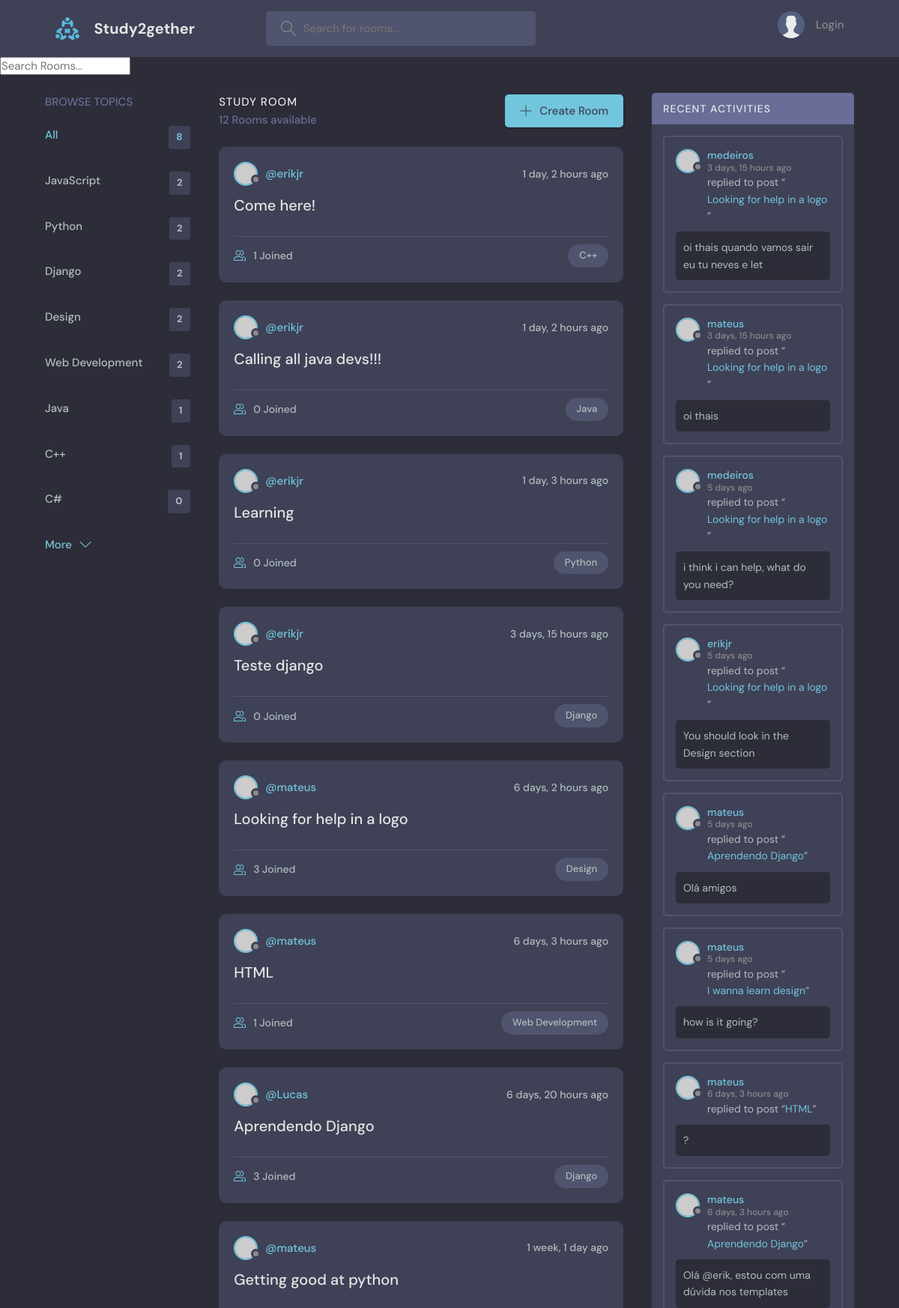
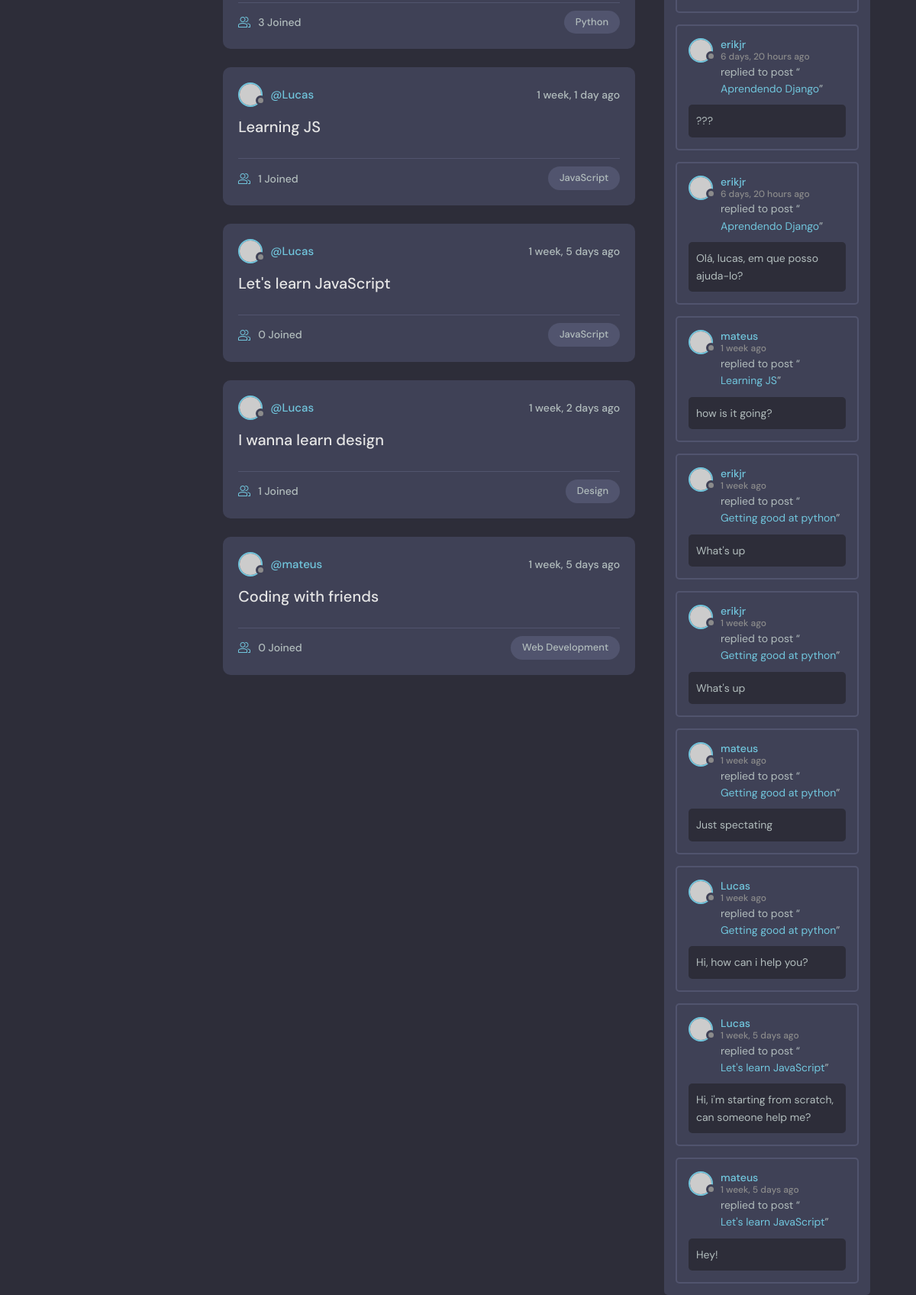
The page / on the database its author committed (2 pictures, top to bottom).
### base/models.py (models this page shows, shortened)
class Topic(models.Model):
    name = models.CharField(max_length=200)

class Room(models.Model):
    host = models.ForeignKey(User, on_delete=models.SET_NULL, null=True)
    topic = models.ForeignKey(Topic, on_delete=models.SET_NULL, null=True)
    name = models.CharField(max_length=200)
    description = models.TextField(null=True, blank=True)
    participants = models.ManyToManyField(User, related_name='participants', blank=True)
    updated = models.DateTimeField(auto_now=True)
    created = models.DateTimeField(auto_now_add=True)
    class Meta:
        ordering = ['-updated', '-created']
    def __str__(self):
        return self.name

class Message(models.Model):
    user = models.ForeignKey(User, on_delete=models.CASCADE)
    room = models.ForeignKey(Room, on_delete=models.CASCADE)
    body = models.TextField()
    updated = models.DateTimeField(auto_now=True)
    created = models.DateTimeField(auto_now_add=True)
    class Meta:
        ordering = ['-updated', '-created']

### base/views.py (the view)
# urls.py: path('', home, name='home'),
def home(request):
    q = request.GET.get('q') if request.GET.get('q') is not None else ''
    rooms = Room.objects.filter(
        Q(topic__name__icontains=q) |
        Q(name__icontains=q) |
        Q(description__icontains=q)
        )
    topics = Topic.objects.all()
    room_count = rooms.count()
    room_messages = Message.objects.filter(Q(room__topic__name__icontains=q))
    context = {'rooms':rooms, 'topics':topics, 'room_count':room_count,
               'room_messages':room_messages}
    return render(request, 'base/home.html', context)

### base/templates/base/home.html (shortened to what this page needs)
{% extends 'base.html' %}
{% block content %}
    <main class="layout layout--3">
      <div class="container">
        {% include 'base/topics_component.html' %}
        <div class="roomList">
          <div class="roomList__header">
            <div>
              <h2>Study Room</h2>
              <p>{{room_count}} Rooms available</p>
            </div>
            <a class="btn btn--main" href="{% url 'create_room' %}">
              <svg version="1.1" xmlns="http://www.w3.org/2000/svg" width="32" height="32" viewBox="0 0 32 32">
                <title>add</title>
                <path
                  d="M16.943 0.943h-1.885v14.115h-14.115v1.885h14.115v14.115h1.885v-14.115h14.115v-1.885h-14.115v-14.115z"
                ></path>
              </svg>
              Create Room
            </a>
          </div>
          {% include 'base/feed_component.html' %}
        </div>
        {% include 'base/activity_component.html' %}
      </div>
    </main>
{% endblock %}

### base/templates/base/topics_component.html
        <div class="topics">
          <div class="topics__header">
            <h2>Browse Topics</h2>
          </div>
          <ul class="topics__list">
            <li>
              <a href="{% url 'home' %}" class="active">All <span>{{ topics.count }}</span></a>
            </li>
              {% for topic in topics %}
            <li>
              <a href="{% url 'home' %}?q={{ topic.name }}">{{ topic.name }} <span>{{ topic.room_set.all.count }}</span></a>
            </li>
            {% endfor %}
          </ul>
          <a class="btn btn--link" href="topics.html">
            More
            <svg version="1.1" xmlns="http://www.w3.org/2000/svg" width="32" height="32" viewBox="0 0 32 32">
              <title>chevron-down</title>
              <path d="M16 21l-13-13h-3l16 16 16-16h-3l-13 13z"></path>
            </svg>
          </a>
        </div>

### base/templates/base/feed_component.html (shortened to what this page needs)
        {% for room in rooms %}
           <div class="roomListRoom">
            <div class="roomListRoom__header">
              <a href="{% url 'user_profile' room.host.id %}" class="roomListRoom__author">
                <div class="avatar avatar--small">
                  <img src="https://randomuser.me/api/portraits/women/11.jpg" />
                </div>
                <span>@{{ room.host.username }}</span>
              </a>
              <div class="roomListRoom__actions">
                <span>{{ room.created|timesince }} ago </span>
              </div>
            </div>
            <div class="roomListRoom__content">
              <a href="{% url 'room' room.id %}">{{ room.name }}</a>
            </div>
            <div class="roomListRoom__meta">
              <a href="{% url 'room' room.id %}" class="roomListRoom__joined">
                  {{ room.participants.all.count }} Joined
              </a>
              <p class="roomListRoom__topic">{{ room.topic.name }}</p>
            </div>
          </div>
        {% endfor%}

### base/templates/base/activity_component.html (shortened to what this page needs)
        <div class="activities">
          <div class="activities__header">
            <h2>Recent Activities</h2>
          </div>
          {% for message in room_messages %}
          <div class="activities__box">
            <div class="activities__boxHeader roomListRoom__header">
              <a href="{% url 'user_profile' message.user.id %}" class="roomListRoom__author">
                <div class="avatar avatar--small">
                  <img src="https://randomuser.me/api/portraits/women/11.jpg" />
                </div>
                <p>
                    {{ message.user }}
                    <span>{{ message.created|timesince }} ago</span>
                </p>
              </a>
            </div>
            <div class="activities__boxContent">
              <p>replied to post “<a href="{% url 'room' message.room.id %}">{{ message.room }}</a>”</p>
              <div class="activities__boxRoomContent">
                  {{ message.body }}
              </div>
            </div>
          </div>
            {% endfor %}
        </div>

### rows shown on the page
Topic: name "JavaScript", room_set.all.count "2"
Topic: name "Python", room_set.all.count "2"
Topic: name "Django", room_set.all.count "2"
Topic: name "Design", room_set.all.count "2"
Topic: name "Web Development", room_set.all.count "2"
Topic: name "Java", room_set.all.count "1"
Topic: name "C++", room_set.all.count "1"
Topic: name "C#", room_set.all.count "0"
Room: host.username "erikjr", created "1 day, 2 hours", name "Come here!", participants.all.count "1", topic.name "C++"
Room: host.username "erikjr", created "1 day, 2 hours", name "Calling all java devs!!!", participants.all.count "0", topic.name "Java"
Room: host.username "erikjr", created "1 day, 3 hours", name "Learning", participants.all.count "0", topic.name "Python"
Room: host.username "erikjr", created "3 days, 15 hours", name "Teste django", participants.all.count "0", topic.name "Django"
Room: host.username "mateus", created "6 days, 2 hours", name "Looking for help in a logo", participants.all.count "3", topic.name "Design"
Room: host.username "mateus", created "6 days, 3 hours", name "HTML", participants.all.count "1", topic.name "Web Development"
Room: host.username "Lucas", created "6 days, 20 hours", name "Aprendendo Django", participants.all.count "3", topic.name "Django"
Room: host.username "mateus", created "1 week, 1 day", name "Getting good at python", participants.all.count "3", topic.name "Python"
Room: host.username "Lucas", created "1 week, 1 day", name "Learning JS", participants.all.count "1", topic.name "JavaScript"
Room: host.username "Lucas", created "1 week, 5 days", name "Let's learn JavaScript", participants.all.count "0", topic.name "JavaScript"
Room: host.username "Lucas", created "1 week, 2 days", name "I wanna learn design", participants.all.count "1", topic.name "Design"
Room: host.username "mateus", created "1 week, 5 days", name "Coding with friends", participants.all.count "0", topic.name "Web Development"
Message: user "medeiros", created "3 days, 15 hours", room "Looking for help in a logo", body "oi thais quando vamos sair eu tu neves e let"
Message: user "mateus", created "3 days, 15 hours", room "Looking for help in a logo", body "oi thais"
Message: user "medeiros", created "5 days", room "Looking for help in a logo", body "i think i can help, what do you need?"
Message: user "erikjr", created "5 days", room "Looking for help in a logo", body "You should look in the Design section"
Message: user "mateus", created "5 days", room "Aprendendo Django", body "Olá amigos"
Message: user "mateus", created "5 days", room "I wanna learn design", body "how is it going?"
Message: user "mateus", created "6 days, 3 hours", room "HTML", body "?"
Message: user "mateus", created "6 days, 3 hours", room "Aprendendo Django", body "Olá @erik, estou com uma dúvida nos templates"
Message: user "erikjr", created "6 days, 20 hours", room "Aprendendo Django", body "???"
Message: user "erikjr", created "6 days, 20 hours", room "Aprendendo Django", body "Olá, lucas, em que posso ajuda-lo?"
Message: user "mateus", created "1 week", room "Learning JS", body "how is it going?"
Message: user "erikjr", created "1 week", room "Getting good at python", body "What's up"
Message: user "erikjr", created "1 week", room "Getting good at python", body "What's up"
Message: user "mateus", created "1 week", room "Getting good at python", body "Just spectating"
Message: user "Lucas", created "1 week", room "Getting good at python", body "Hi, how can i help you?"
Message: user "Lucas", created "1 week, 5 days", room "Let's learn JavaScript", body "Hi, i'm starting from scratch, can someone help me?"
Message: user "mateus", created "1 week, 5 days", room "Let's learn JavaScript", body "Hey!"

### other values the page prints
{{ topics.count }} "8"
{{ room_count }} "12"
